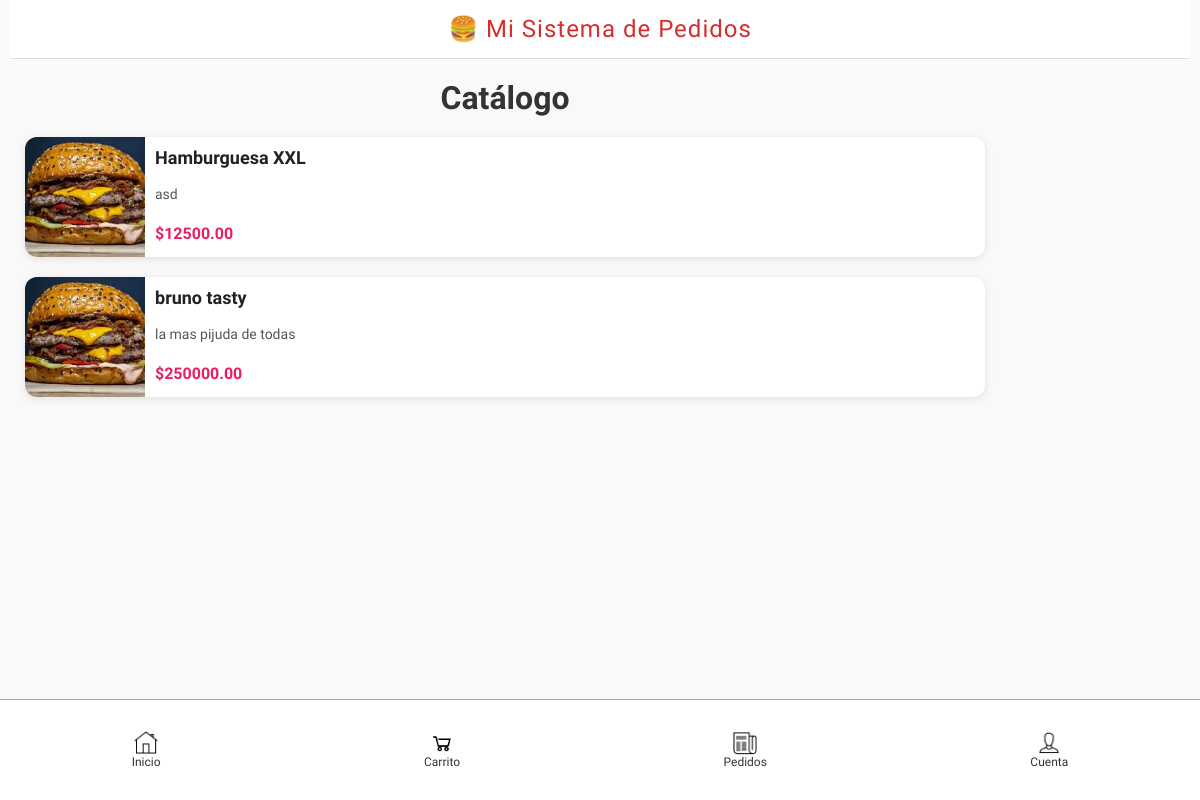
Before: /catalogo/ (signed in) with the older database file.
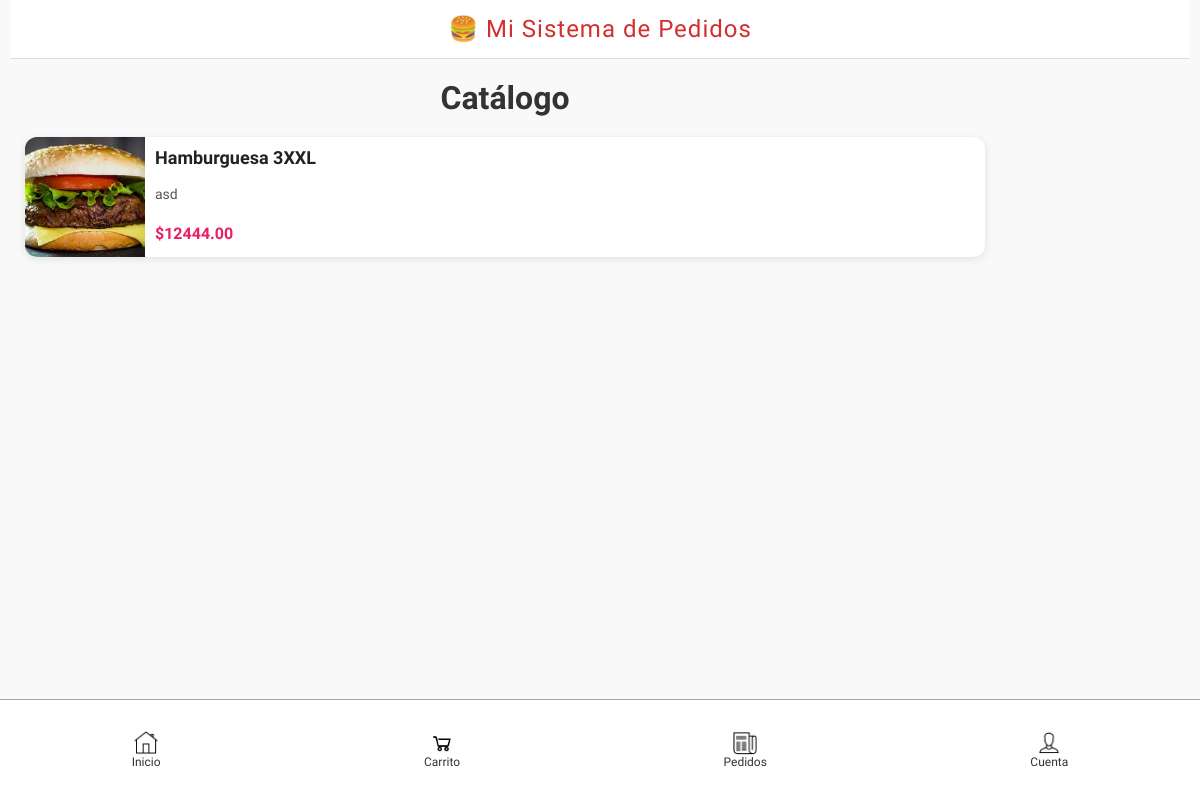
After: the same page with the newer database file.
### mi_app/models.py (models this page shows, shortened)
class Producto(models.Model):
    nombre = models.CharField(max_length=100)
    descripcion = models.TextField(blank=True)
    precio = models.DecimalField(max_digits=8, decimal_places=2)
    categoria = models.CharField(max_length=50)
    disponible = models.BooleanField(default=True)
    personalizable = models.BooleanField(default=False)
    campos_personalizacion = models.ManyToManyField('PersonalizacionCampo', blank=True, related_name='productos')
    imagen = models.ImageField(upload_to='productos/', blank=True, null=True)  # 👈 campo nuevo

### mi_app/views/cliente.py (the view)
# urls.py: path('catalogo/', views.catalogo_cliente, name='catalogo_cliente'),
@login_required
def catalogo_cliente(request):
    productos = Producto.objects.filter(disponible=True)
    return render(request, 'cliente/catalogo.html', {'productos': productos})

### mi_app/templates/cliente/catalogo.html
{% extends 'base.html' %}
{% block content %}
{% load static %}
<link rel="stylesheet" href="{% static 'css/catalogo.css' %}">
<h1>Catálogo</h1>
<div class="grid">
  {% for producto in productos %}
    <a href="{% url 'detalle_producto' producto.id %}" style="text-decoration: none; color: inherit;">
      <div class="producto-card">
        {% if producto.imagen %}
          <img src="{{ producto.imagen.url }}" alt="{{ producto.nombre }}">
        {% endif %}
        <div class="producto-info">
          <h3>{{ producto.nombre }}</h3>
          <p>{{ producto.descripcion }}</p>
          <p><strong>${{ producto.precio }}</strong></p>
        </div>
      </div>
    </a>
  {% endfor %}
</div>
{% endblock %}

### mi_app/templates/base.html (shortened to what this page needs)
{% load static %}
<!DOCTYPE html>
<html lang="es">
<head>
    <link rel="stylesheet" href="{% static 'css/base.css' %}">
</head>
<body>
    <header class="main-header">
        <div class="header-content" style="justify-content: flex-start; display: flex; align-items: center;">
            <h1 class="app-title">🍔 Mi Sistema de Pedidos</h1>
        </div>
    </header>
    <main class="main-content">
        {% block content %}{% endblock %}
    </main>
    <nav class="bottom-nav">
        <a href="{% url 'catalogo_cliente' %}" class="nav-item{% if nav_active == 'inicio' %} active{% endif %}">
            <img src="{% static 'icons/inicio.png' %}" alt="Inicio" style="width:24px;height:24px;">
            <span>Inicio</span>
        </a>
        <a href="{% url 'ver_carrito' %}" class="nav-item{% if nav_active == 'carrito' %} active{% endif %}">
            <img src="{% static 'icons/carrito.png' %}" alt="Carrito" style="width:24px;height:24px;">
            <span>Carrito</span>
        </a>
        <a href="{% url 'mis_pedidos' %}" class="nav-item{% if nav_active == 'pedidos' %} active{% endif %}">
            <img src="{% static 'icons/pedidos.png' %}" alt="Pedidos" style="width:24px;height:24px;">
            <span>Pedidos</span>
        </a>
        <a href="{% url 'mi_cuenta' %}" id="btn-cuenta-nav" class="nav-item{% if nav_active == 'cuenta' %} active{% endif %}">
            <img src="{% static 'icons/cuenta.png' %}" alt="Cuenta" style="width:24px;height:24px;">
            <span>Cuenta</span>
        </a>
    </nav>
</body>
</html>

### mi_app/static/css/base.css (style rules this page uses)
body, h1, h2, h3, h4, h5, h6, p, a, span, div, input, button, select, textarea { font-family: 'Jockey One', Arial, sans-serif !important; }
body { margin: 0; background-color: #f9f9f9; color: #333; }
.main-header { background-color: #ffffff; border-bottom: 1px solid #ddd; padding: 10px 15px; position: sticky; top: 0; z-index: 1000; }
.header-content { max-width: 960px; margin: 0 auto; display: flex; flex-direction: column; align-items: center; }
.app-title { font-size: 1.5em; margin: 5px 0; color: #d32f2f; font-weight: normal; letter-spacing: 1px; }
p { font-family: 'Jockey One', Arial, sans-serif; }
h3 { font-size: 1.15em; font-weight: bold; font-family: 'Jockey One', Arial, sans-serif; }
.main-content { max-width: 960px; margin: 0px; padding: 0 15px 80px; }
.bottom-nav { position: fixed; bottom: 0; left: 0; right: 0; height: 100px; background-color: #ffffff; border-top: 1px solid #a5a5a5; display: flex; justify-content: space-around; align-items: center; z-index: 999; }
.nav-item { display: flex; flex-direction: column; align-items: center; text-decoration: none; color: #333; font-size: 0.75rem; font-family: 'Jockey One', Arial, sans-serif; }
body { padding-bottom: 60px; }

### mi_app/static/css/catalogo.css (style rules this page uses)
body { font-family: 'Helvetica Neue', sans-serif; background-color: #f9f9f9; margin: 0; padding: 0 10px; }
h1 { text-align: center; color: #333; margin: 20px 0; }
.grid { display: flex; flex-direction: column; gap: 20px; }
.producto-card { display: flex; flex-direction: row; background-color: white; border-radius: 12px; overflow: hidden; box-shadow: 0 2px 8px rgba(0,0,0,0.1); transition: transform 0.2s ease-in-out; }
.producto-card img { width: 120px; height: 120px; object-fit: cover; }
.producto-info { flex: 1; padding: 10px; display: flex; flex-direction: column; justify-content: space-between; }
.producto-info h3 { margin: 0; font-size: 18px; color: #222; }
.producto-info p { margin: 4px 0; font-size: 14px; color: #555; }
.producto-info strong { color: #e91e63; font-size: 16px; }

Changed rows visible on the page:
removed Producto: imagen (picture), nombre "bruno tasty", descripcion "la mas pijuda de todas", precio "250000.00"
changed Producto "asd": imagen: a different picture; nombre "Hamburguesa XXL" → "Hamburguesa 3XXL"; precio "12500.00" → "12444.00"
